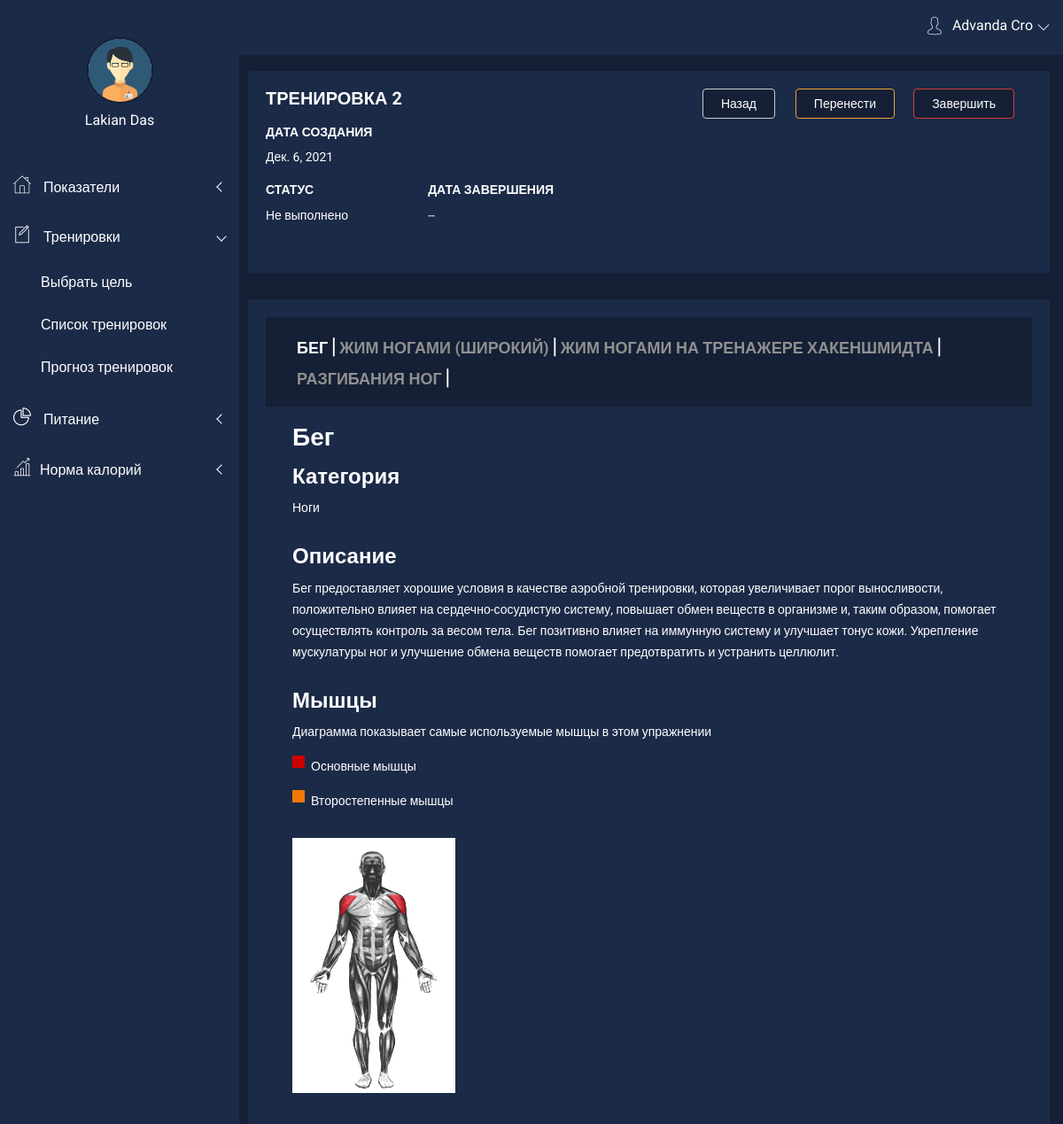
The page /dashboard/workout/show/158 (signed in) on the database its author committed.
### core/models/body_params.py (models this page shows)
class BodyWorkout(models.Model):
    title = models.CharField(max_length=100, verbose_name='Название')
    date_created = models.DateTimeField()
    date_finish = models.DateTimeField(null=True)
    status = models.BooleanField(default=False)
    publications = models.ManyToManyField(BodyExercise)
    user = models.ForeignKey(User, on_delete=models.CASCADE)
    goal = models.ForeignKey(Goals, on_delete=models.CASCADE)

class BodyExercise(models.Model):
    title = models.CharField(max_length=250, verbose_name='Название')
    description = models.TextField(verbose_name='Описание', null=True)
    image = models.URLField(verbose_name='Картинка', null=True)
    category = models.CharField(max_length=250)
    main_muscles = models.TextField(verbose_name="Основные мышцы", null=True)
    minor_muscles = models.TextField(verbose_name="Второстепенные мышцы", null=True)
    sport_equipment = models.CharField(max_length=250, null=True)

### tracker/views/views_workout.py (the view)
# urls.py: path('workout/show/<int:id>', views.workout_show, name='workout_show'),
def workout_show(request, id):
    if 'user' in request.session:
        objWork = BodyWorkout.objects.get(pk=id)
        return render(request, 'tracker/workout_show.html', {'work': objWork})
    else:
        return redirect('auth:auth')

### templates/tracker/workout_show.html (shortened to what this page needs)
{% extends 'base/dashboard.html' %}
{% load static %}
{% block content %}
    <link rel="stylesheet" href="{% static 'dashboard/css/alerts.css' %}">
    <div class="single-product-tab-area mg-t-0 mg-b-30" style="margin-top: 20px">
        <div class="container-fluid">
            <div class="row">
                <div class="col-lg-12">
                    <div class="single-product-pr">
                        <div class="row">
                            <div class="col-lg-12 col-md-12 col-sm-12 col-xs-12">
                                <div class="single-product-details res-pro-tb">
                                    <h1>{{ work.title }}</h1>
                                    <div class="add-product">
                                        <a style="top:0px; {% if not work.status %} right:305px {% endif %}" href="{% url 'tracker:workout_list' %}" class="btn btn-custon-four btn-default">Назад</a>
                                        {% if not work.status %}
                                            <a style="top:0px;right:170px" href="{% url 'tracker:workout_new' id=work.id %}" class="btn btn-custon-four btn-warning">Перенести</a>
                                            <a style="top:0px" href="{% url 'tracker:workout_stop' id=work.id %}" class="btn btn-custon-four btn-danger">Завершить</a>
                                        {% endif %}
                                    </div>
                                    <div class="single-pro-size">
                                        <h6>Дата создания</h6>
                                        <p style="color: white">{{ work.date_created|date }}</p>
                                    </div>
                                    <div class="color-quality-pro">
                                        <div class="color-quality-details">
                                            <h5>Статус</h5>
                                            {% if work.status %}
                                                <p style="color: white">Выполнено</p>
                                            {% else %}
                                                <p style="color: white">Не выполнено</p>
                                            {% endif %}
                                        </div>
                                        <div class="color-quality">
                                            <h4>Дата завершения</h4>
                                            <div class="quantity">
                                                <p style="color: white">{{ work.date_finish|default_if_none:"--" }}</p>
                                            </div>
                                        </div>
                                    </div>
                                </div>
                            </div>
                        </div>
                    </div>
                </div>
            </div>
        </div>
    </div>
    <div class="single-pro-review-area mt-t-30 mg-b-30">
        <div class="container-fluid">
            <div class="row">
                <div class="col-lg-12">
                    <div class="single-tb-pr">
                        <div class="row">
                            <div class="col-lg-12 col-md-12 col-sm-12 col-xs-12">
                                <ul id="myTab" class="tab-review-design">
                                    {% for item in work.publications.all %}
                                        <li {% if forloop.counter0 == 0 %} class="active" {% endif %}>
                                            <a href="#work_{{ item.id }}">{{ item.title }}</a>
                                        </li>
                                        <span style="font-size: 25px; color:white;">|</span>
                                    {% endfor %}
                                </ul>
                                <div id="myTabContent" class="tab-content">
                                    {% for item in work.publications.all %}
                                        <div class="product-tab-list tab-pane fade {% if forloop.counter0 == 0 %} active in{% endif %}"
                                             id="work_{{ item.id }}">
                                            <div class="row">
                                                <div class="col-lg-12 col-md-12 col-sm-12 col-xs-12">
                                                    <div class="review-content-section">
                                                        <div class="review-content-section">
                                                            <div class="card-block">
                                                                <div class="m-t-10">
                                                                    <div class="txt-primary f-18 f-w-600">
                                                                        <h1>{{ item.title }}</h1>
                                                                    </div>
                                                                </div>
                                                                <div class="input-group mg-b-15 mg-t-15">
                                                                    <h3 style="color: white">Категория</h3>
                                                                    <p>{{ item.category }}</p>
                                                                </div>
                                                                <div class="input-group mg-b-15 mg-t-15">
                                                                    <h3 style="color: white">Описание</h3>
                                                                    <p>{{ item.description }}</p>
                                                                </div>
                                                                <div class="input-group mg-b-15 mg-t-15">
                                                                    <h3 style="color: white">Мышцы</h3>
                                                                    <p>Диаграмма показывает самые используемые мышцы в
                                                                        этом упражнении</p>
                                                                    <p>
                                                                        <span style="width:1em;height:1em;background-color:#cc0000;float:left;margin-right:0.5em;"></span>
                                                                        Основные мышцы
                                                                    </p>
                                                                    <p>
                                                                        <span style="width:1em;height:1em;background-color:#f57900;float:left;margin-right:0.5em;"></span>
                                                                        Второстепенные мышцы
                                                                    </p>
                                                                </div>
                                                                <div class="input-group mg-b-15 mg-t-15">
                                                                    <img src="{{ item.image }}" alt="">
                                                                </div>
                                                            </div>
                                                        </div>
                                                    </div>
                                                </div>
                                            </div>
                                        </div>
                                    {% endfor %}
                                </div>
                            </div>
                        </div>
                    </div>
                </div>
            </div>
        </div>
    </div>
{% endblock %}

### static/dashboard/css/main.css (style rules this page uses)
html { color: #222; font-size: 1em; line-height: 1.4; }
audio, canvas, iframe, img, svg, video { vertical-align: middle; }

### templates/tracker/workout_show.html (style rules this page uses)
h1, label { color: white !important; }

### rows shown on the page
BodyWorkout: title "ТРЕНИРОВКА 2", date_created "Дек. 6, 2021", date_finish "--"
BodyExercise: title "БЕГ", title "Бег", category "Ноги", description "Бег предоставляет хорошие условия в качестве аэробной тренировки, которая увеличивает порог выносливости, положительно влияет на сердечно-сосудистую систему, повышает обмен веществ в организме и, таким образом, помогает осуществлять контроль за весом тела. Бег позитивно влияет на иммунную систему и улучшает тонус кожи. Укрепление мускулатуры ног и улучшение обмена веществ помогает предотвратить и устранить целлюлит.", image (picture)
BodyExercise: title "ЖИМ НОГАМИ (ШИРОКИЙ)"
BodyExercise: title "ЖИМ НОГАМИ НА ТРЕНАЖЕРЕ ХАКЕНШМИДТА"
BodyExercise: title "РАЗГИБАНИЯ НОГ"
